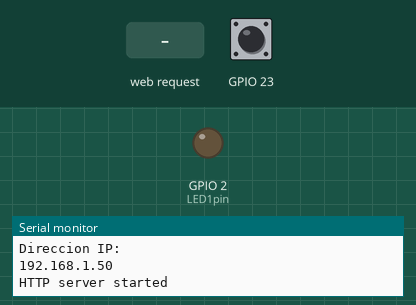
Bench run of a sketch on a simulated ESP32. Parts: output pins drawn as LEDs (lit = HIGH), the last lines printed to the serial monitor. The test bench sets the inputs (shaded band); at power-on: GPIO 23 HIGH. WiFi joins after 1.5 s; servers stay silent unless stated.

Above: at 3.3 s.
3.4 s: HTTP request GET /led1on received
At 4.6 s:
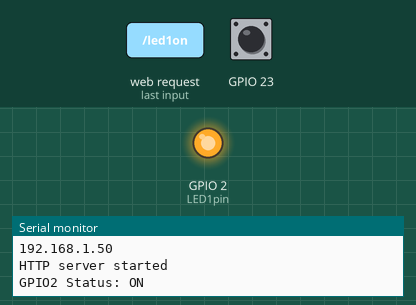
4.9 s: HTTP request GET / received
At 5.9 s:
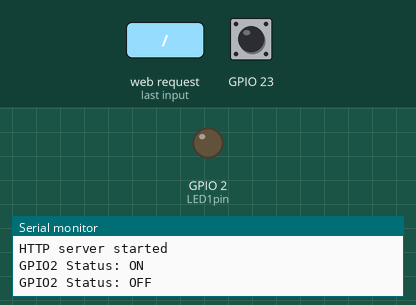
Timing chart, 0 to 7.9 s (numbered marks = the images above; inputs shaded):
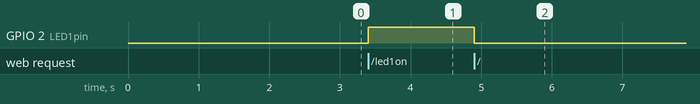

The sketch:

WebServer.ino
```cpp
#include <WiFi.h>
#include <WebServer.h>

const char* ssid = "Digital2";
const char* password = "digital2";

WebServer server(80);

uint8_t LED1pin = 2;

bool LED1status = LOW;
bool p1status = LOW;

void setup() {
  Serial.begin(115200);
  Serial.println("Try connecting to");
  Serial.println(ssid);

  pinMode(23,INPUT_PULLUP);
  pinMode(LED1pin,OUTPUT);

  WiFi.begin(ssid,password);

  while (WiFi.status() != WL_CONNECTED){
    delay(1000);
    Serial.print(".");
  }
  Serial.println("");
  Serial.println("WiFi connected successfully");
  Serial.println("Direccion IP: ");
  Serial.println(WiFi.localIP());

  server.on("/", handle_led1off);
  server.on("/actualizar",handle_actualizar);
  server.on("/led1on",handle_led1on);
  server.on("/led1off",handle_led1off);
  server.onNotFound(handle_NotFound);

  server.begin();
  Serial.println("HTTP server started");
  delay(100);
}

void loop() {
  server.handleClient();

  p1status = digitalRead(23);
  if (LED1status){
    digitalWrite(LED1pin, HIGH);
  }
  else{
    digitalWrite(LED1pin, LOW);
  }
}

// Handler Inicio de página
void handle_actualizar(){
  Serial.println("Actualizar pagina");
  Serial.println(p1status);
  server.send(200, "text/html", SendHTML2(p1status));
}

// Handler de Inicio de página

void handle_OnConnect(){
  LED1status = LOW;
  Serial.println("GPIO2 Status: OFF");
  server.send(200, "text/html",SendHTML2(LED1status));
}

// Handler de led1on
void handle_led1on(){
  LED1status = HIGH;
  Serial.println("GPIO2 Status: ON");
  server.send(200, "text/html",SendHTML2(LED1status));
}

// Handler de led1off
void handle_led1off(){
  LED1status = LOW;
  Serial.println("GPIO2 Status: OFF");
  server.send(200, "text/html",SendHTML2(LED1status));
}

void handle_NotFound(){
  server.send(404, "text/plain", "Error 404: Pagina no encontrada");
}

//Procesador de HTML

String SendHTML2(uint8_t p1stat){
  String pagina = "<!DOCTYPE html>\n";
  pagina += "<html>\n";
  pagina += "<head>\n";
  // Importamos fuentes y estilos
  pagina += "<link rel=preconnect href=https://fonts.googleapis.com>\n";
  pagina += "<link rel=preconnect href=https://fonts.gstatic.com crossorigin>\n";
  pagina += "<link href=\"https://fonts.googleapis.com/css2?family=Cinzel&family=Montserrat:wght@300;700&family=Playfair+Display:ital@0;1&display=swap\" rel=stylesheet>\n";

  pagina += "<style>\n";
  pagina += "body{background-color:#000034; transition:all .4s ease; display:flex; flex-direction:column; align-items:center; justify-content:center; min-height:100vh; margin:0; font-family:'Montserrat',sans-serif; color:white}\n";
  pagina += "h1{text-align:center; font-family:'Playfair Display',serif; font-weight:bold; margin-bottom:20px}\n";
  pagina += "button{padding:15px 30px; font-family:'Montserrat',sans-serif; font-weight:700; cursor:pointer; background-color:#fff; color:#000034; border:0; border-radius:8px; box-shadow:0 5px 0 #b1b1b1; transition:all .1s ease; position:relative; outline:0; margin-bottom:30px}\n";
  pagina += "button:active{box-shadow:0 2px 0 #b1b1b1; top:3px}\n";
  pagina += "table{width:80%; max-width:600px; border-collapse:collapse; background-color:rgba(255,255,255,0.05);}\n";
  pagina += "th, td{padding:15px; text-align:center; border-bottom:1px solid rgba(255,255,255,0.1)}\n";


  pagina += ".disponible{color: #2ecc71; font-weight: bold;}\n";
  pagina += ".ocupado{color: #e74c3c; font-weight: bold;}\n";

  pagina += "body.invertido{background-color:white; color:#000034}\n";
  pagina += "body.invertido h1{color:#000034}\n";
  pagina += "body.invertido button{background-color:#000034; color:white; box-shadow:0 5px 0 #000014}\n";
  pagina += "</style>\n";
  pagina += "</head>\n";

  pagina += "<body>\n";
  pagina += "<h1>Sistema de Parqueo</h1>\n";
  pagina += "<button onclick=intercambiarColores()>Cambiar Tema</button>\n";

  pagina += "<table>\n";
  pagina += "<thead><tr><th>Espacio</th><th>Estado</th></tr></thead>\n";
  pagina += "<tbody>\n";

  if (p1stat) {
    pagina += "<tr><td>Parqueo #1</td><td class='disponible'>DISPONIBLE &#128664;</td></tr>\n";
  } else {
    pagina += "<tr><td>Parqueo #1</td><td class='ocupado'>OCUPADO &#128683;</td></tr>\n";
  }

  pagina += "</tbody>\n";
  pagina += "</table>\n";

  pagina += "<script>function intercambiarColores(){document.body.classList.toggle('invertido')}</script>\n";
  pagina += "</body>\n";
  pagina += "</html>\n";

  return pagina;
}
```

Measured:
- after the input at 3.4 s, GPIO 2 (LED1pin): LOW → HIGH at once
- after the input at 4.9 s, GPIO 2 (LED1pin): HIGH → LOW at once
